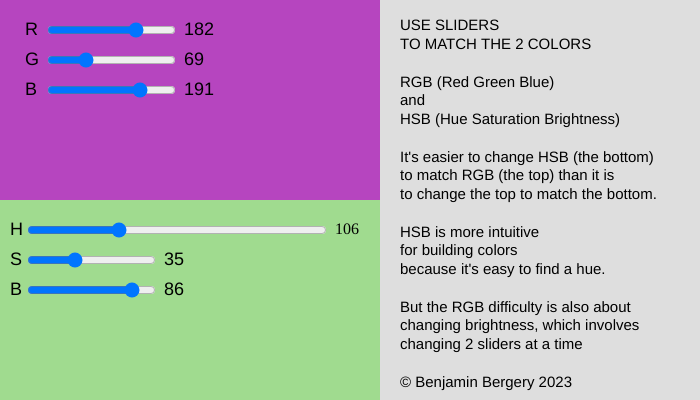
Frame 1 (no input)
Frame 60 (no input): identical to frame 1, image omitted
Frame 120 (the mouse pressed at the canvas centre since frame 60): identical to frame 1, image omitted

The p5.js sketch that drew this single still picture (run headless with seeded random() and noise() and a simulated clock; from frame 60 on, the mouse is pressed at the canvas centre):

// p5.js sketch
// ── sketch.js
// RGB HSB sliders v10
// https://editor.p5js.org/novo/sketches/q_y-cEUsv

// See if you can match different colors
// via Red Green Blue versus
// Hue Saturation Brightness sliders

let rSlider, gSlider, bSlider;
// let huSlider;
let saSlider, brSlider;
//let a_hue; // global variable
//////////// END GLOBAL VARIABLES ///////////

function setup() {
  createCanvas(700, 400);
  textSize(15);
  noStroke();
  background(222);

  writeTextBox(); // right-hand text

  createRGBsliders();
  createHSBsliders();
  // writeComments();

  createP();
  createSpan("---> TO CHANGE COLORS RELOAD THE PAGE");
  
  // textSize(50);
  writeTitle();

  create_ui();
}
///////// END SETUP //////////////

function draw() {
  let r = rSlider.value();
  let g = gSlider.value();
  let b = bSlider.value();

  colorMode(RGB);
  // draw top color rectangle
  fill(r, g, b);
  rect(0, 0, 380, 200);
  
 
 textSize(18);
  // display RGB labels and values
  fill(0);
  text("R", 25, 35);
  text(r, 25 + rSlider.width + 30, 35);
  text("G", 25, 65);
  text(g, 25 + gSlider.width + 30, 65);
  text("B", 25, 95);
  text(b, 25 + bSlider.width + 30, 95);

  // switch to Hue Saturation Brightness mode
  colorMode(HSB, 360, 100, 100, 1);

  //  let hu = huSlider.value();
  let hu = a_hue;
  let sa = saSlider.value();
  let br = brSlider.value();

  // draw bottom color rectangle
  fill(hu, sa, br);
  rect(0, 200, 380, 200);

  // display HSB labels and values
  fill(0, 0, 0);
  text("H", 10, 235);
  // text(hu, 25 + huSlider.width + 10, 235);
  text("S", 10, 265);
  text(sa, 25 + gSlider.width + 10, 265);
  text("B", 10, 295);
  text(br, 25 + bSlider.width + 10, 295);

  update_ui();
}
/////////////// end DRAW /////////////////

function create_ui() {
  createP();
  // createSpan("Hue. ");

  // huSlider = createSlider(0, 360, random(0,360));

  a_hue = floor(random(0, 360));
  //  a_hue is variable that contains hue number
  let huSlider = createSlider(0, 360, a_hue).input(function () {
    a_hue = floor(this.value());
    // get value of slider directly inside the slider
  });

  huSlider.position(25, 220);
  huSlider.style("width", "300px");

  // let hue_span = createSpan().id('ia_hue');
  createSpan().id("ia_hue");
  // we create a  html element containing onscreen text with the unique id 'ia_hue' as a place to put the a_hue variable
  // text(hu, 25 + huSlider.width + 10, 235);
  select("#ia_hue").position(25 + huSlider.width + 10, 220);
  // to tell select function to look for the id ia_hue, we need to put a # (pound sign aka bang) in front
  createElement("br");
}

function update_ui() {
  // select('#ia_hue').html('[a_hue=' + a_hue + '] ')
  select("#ia_hue").html(a_hue);
  // the current value of the slider is going to be put into the ia_hue html span every frame
  // select call is hue_span
  // #ia_hue is the id of the onscreen html element that is showing the text
  // a_hue is the variable
}

// these 2 functions need to be replaced
// with new approach where the slider is referred to
// using its id and selected with the select function
//
// this is how html and css work by identifying either instances or for an entire class

function createRGBsliders() {
  rSlider = createSlider(0, 255, random(0, 255));
  rSlider.position(45, 20);
  gSlider = createSlider(0, 255, random(20, 255));
  gSlider.position(45, 50);
  bSlider = createSlider(0, 255, random(0, 255));
  bSlider.position(45, 80);
}

function createHSBsliders() {
  // huSlider = createSlider(0, 360, random(0,360));
  // huSlider.position(25, 220);
  // huSlider.style("width", "300px");
  saSlider = createSlider(0, 100, random(0, 100));
  saSlider.position(25, 250);
  brSlider = createSlider(0, 100, random(30, 100));
  brSlider.position(25, 280);
}

function writeTextBox() {
  titletext = `
  USE SLIDERS 
  TO MATCH THE 2 COLORS 

  RGB (Red Green Blue)
  and
  HSB (Hue Saturation Brightness)

  It's easier to change HSB (the bottom)
  to match RGB (the top) than it is
  to change the top to match the bottom.
   
  HSB is more intuitive
  for building colors 
  because it's easy to find a hue.
   
  But the RGB difficulty is also about
  changing brightness, which involves
  changing 2 sliders at a time

  © Benjamin Bergery 2023
  `;
  text(titletext, 400, 0, 400, 400);
}

function writeTitle() {
  createP(`
  COLORIST GAME`);

}

// let s = 'The quick brown fox jumped over the lazy dog.';
// fill(50);
// text(s, 10, 10, 70, 80); // Text wraps within text box

function writeComments() {
  createP(`  
  It's easier to change HSB (the bottom)
  to match RGB (the top) than it is
  to change the top to match the bottom.
   
  HSB seems more intuitive
  for building colors 
  because it's easy to find a hue.
   
  But the RGB difficulty is also about
  changing brightness, which involves
  changing 2 sliders at a time.<br>
  © Benjamin Bergery 2023
  `);
}

//////////////// old code graveyard //////////////////

function writeComments_text() {
  let topx = 405;
  let topy = 40;
  let line = 20;
}

/////////////// older versions //////////////////
// v6 //https://editor.p5js.org/benjamin.bergery/sketches/uAZuz9rfw

// v8
//https://editor.p5js.org/benjamin.bergery/sketches/L3c3chAPI

// v9
////https://editor.p5js.org/benjamin.bergery/sketches/iFMrqJNnc
